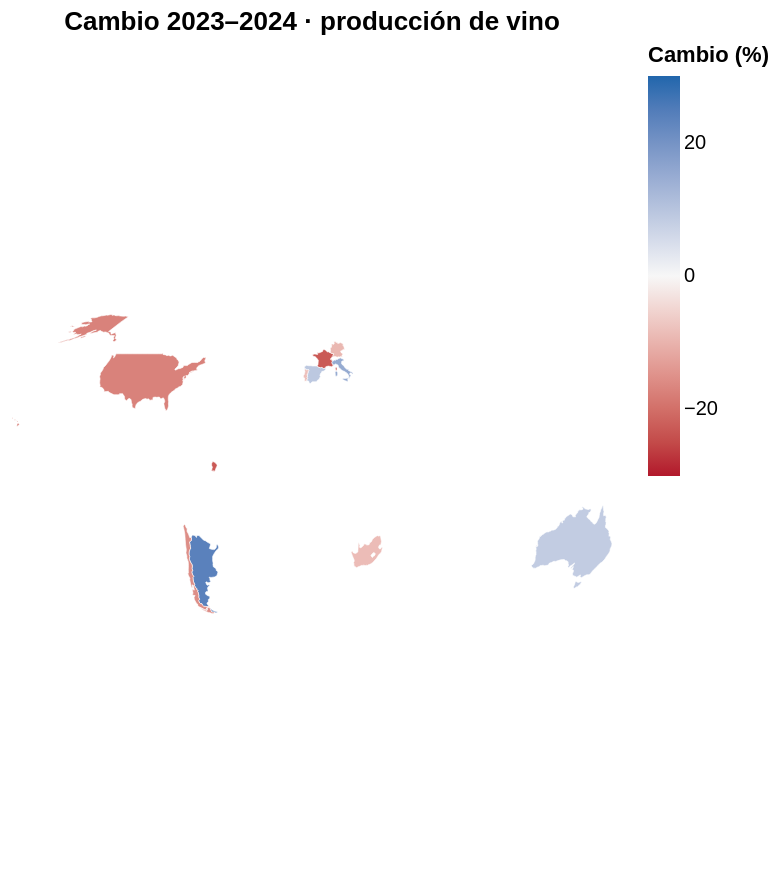

The notebook cell saved with this chart:
### Code cell
display(geo_data(oiv)[['pais','iso3','produccion_mhl','anterior','cambio_pct']])
geo_ids = {f['properties']['ADM0_A3'] for f in json.loads((ROOT/'data/paises_natural_earth.geojson').read_text(encoding='utf-8'))['features']}
assert set(geo_data(oiv).iso3).issubset(geo_ids)
print('10 de 10 países con geometría; cero países sin correspondencia.')
display(chart_map_altair(oiv))

### Figure 1 — Vega-Lite specification as saved in the notebook (floating-point values rounded to 4 significant figures; data arrays with more than 128 entries replaced by an {"elided": "..."} marker saying what was removed)
{"config": {"view": {"continuousWidth": 300, "continuousHeight": 300, "stroke": null}}, "data": {"values": {"elided": "177 records"}}, "mark": {"type": "geoshape", "stroke": "white", "strokeWidth": 0.3}, "encoding": {"color": {"condition": {"test": "isValid(datum.cambio_pct)", "field": "cambio_pct", "scale": {"clamp": true, "domain": [-30, 0, 30], "range": ["#b2182b", "#f7f7f7", "#2166ac"]}, "title": "Cambio (%)", "type": "quantitative"}, "value": "#dedede"}, "tooltip": [{"field": "properties.ADMIN", "title": "Territorio", "type": "nominal"}, {"field": "pais", "title": "País OIV", "type": "nominal"}, {"field": "produccion_mhl", "format": ".1f", "title": "Producción (mhl)", "type": "quantitative"}, {"field": "cambio_pct", "format": "+.1f", "title": "Cambio (%)", "type": "quantitative"}]}, "height": 420, "projection": {"type": "equalEarth"}, "title": "Cambio 2023–2024 · producción de vino", "transform": [{"lookup": "properties.ADM0_A3", "from": {"data": {"name": "data-9b53121c7136959c2360479d22ed4c4e"}, "key": "iso3", "fields": ["pais", "produccion_mhl", "cambio_pct"]}}], "$schema": "https://vega.github.io/schema/vega-lite/v5.20.1.json", "datasets": {"data-9b53121c7136959c2360479d22ed4c4e": [{"pais": "Italia", "iso3": "ITA", "anio": 2024, "produccion_mhl": 44.1, "anterior": 38.3, "cambio_pct": 15.14}, {"pais": "Francia", "iso3": "FRA", "anio": 2024, "produccion_mhl": 36.5, "anterior": 47.3, "cambio_pct": -22.83}, {"pais": "España", "iso3": "ESP", "anio": 2024, "produccion_mhl": 31.0, "anterior": 28.4, "cambio_pct": 9.155}, {"pais": "Estados Unidos", "iso3": "USA", "anio": 2024, "produccion_mhl": 21.1, "anterior": 25.5, "cambio_pct": -17.25}, {"pais": "Argentina", "iso3": "ARG", "anio": 2024, "produccion_mhl": 10.9, "anterior": 8.8, "cambio_pct": 23.86}, {"pais": "Australia", "iso3": "AUS", "anio": 2024, "produccion_mhl": 10.4, "anterior": 9.6, "cambio_pct": 8.333}, {"pais": "Chile", "iso3": "CHL", "anio": 2024, "produccion_mhl": 9.3, "anterior": 11.0, "cambio_pct": -15.45}, {"pais": "Sudáfrica", "iso3": "ZAF", "anio": 2024, "produccion_mhl": 8.5, "anterior": 9.3, "cambio_pct": -8.602}, {"pais": "Alemania", "iso3": "DEU", "anio": 2024, "produccion_mhl": 7.8, "anterior": 8.6, "cambio_pct": -9.302}, {"pais": "Portugal", "iso3": "PRT", "anio": 2024, "produccion_mhl": 6.9, "anterior": 7.5, "cambio_pct": -8.0}]}}
